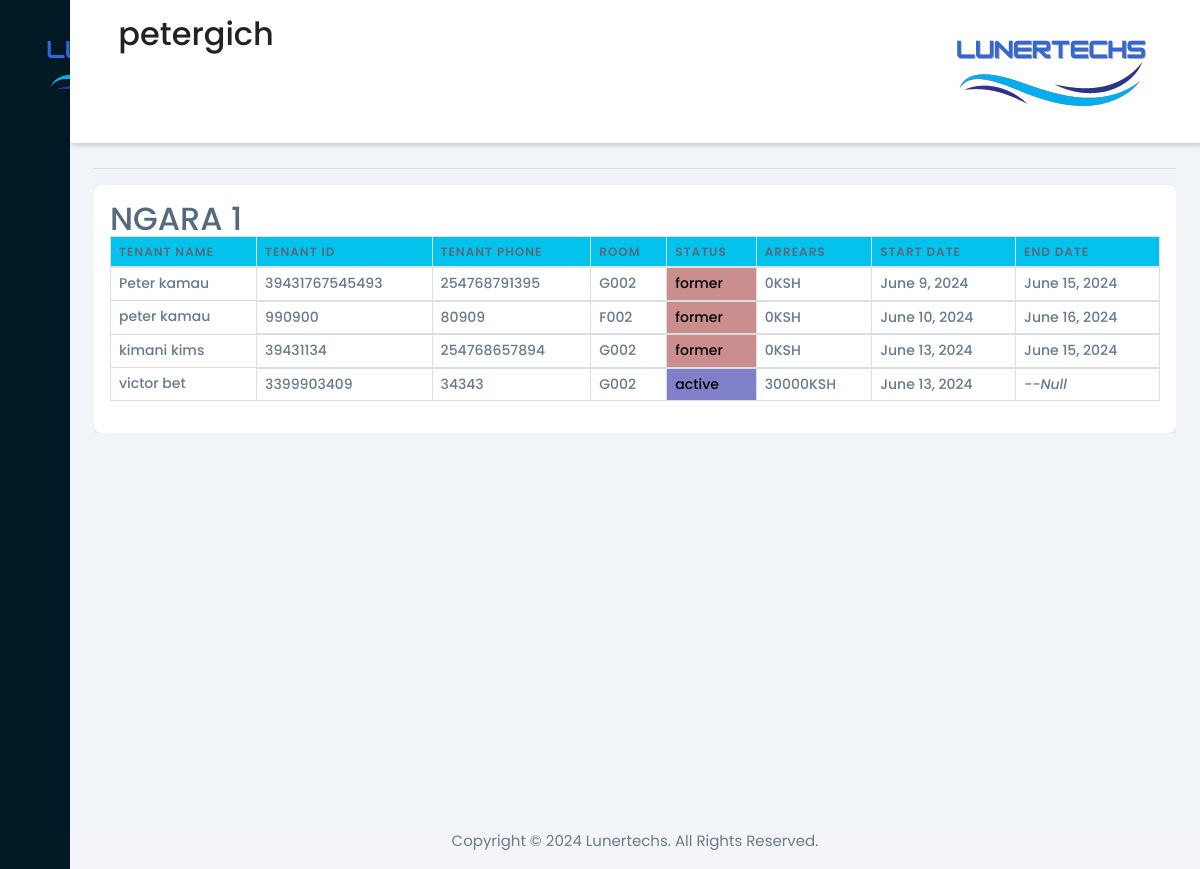
Page /tenants (signed in) on the earlier database version.
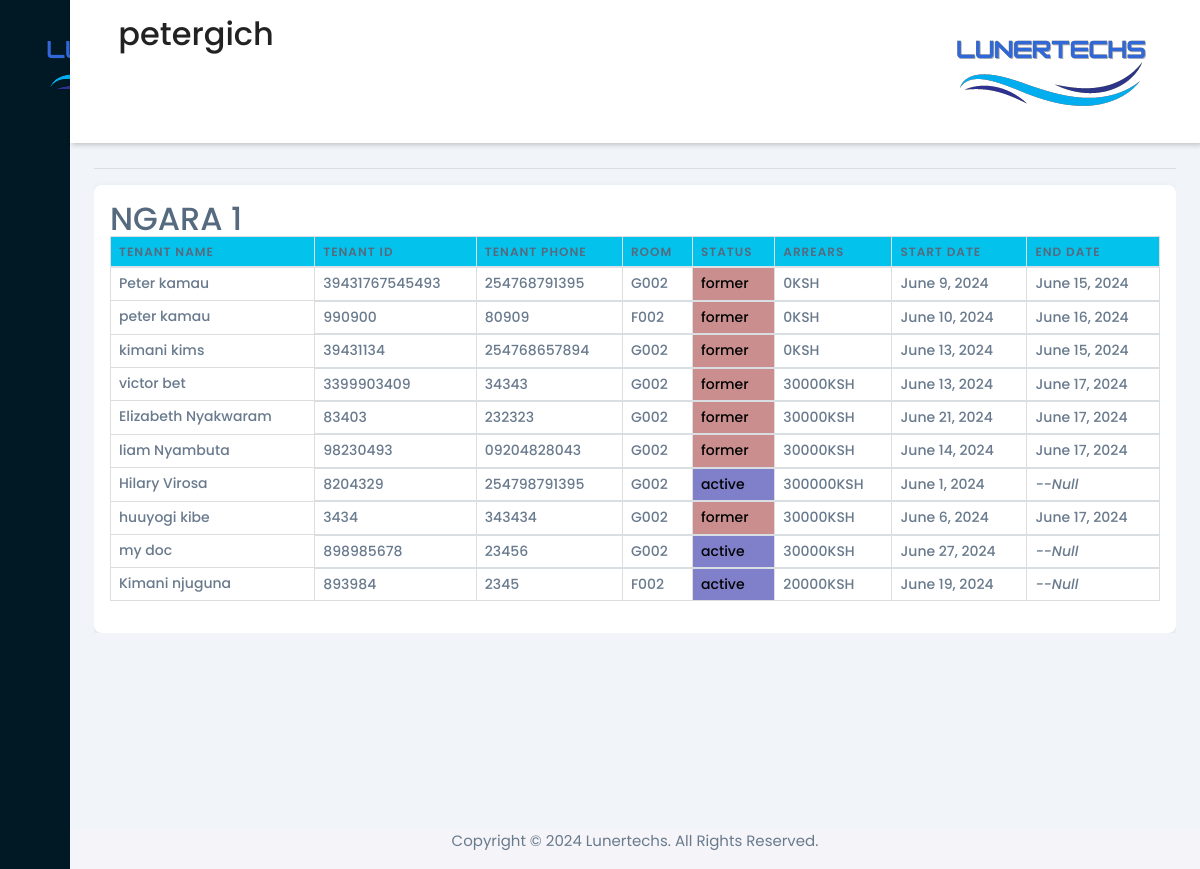
Same page on the later database version.
### rentalapp/models.py (models this page shows, shortened)
class House(models.Model):
    name = models.CharField(max_length=254, blank=False)
    owner = models.ForeignKey(Owner, null=True, on_delete=models.SET_NULL)
    cover_image = models.ImageField(upload_to='houses/')
    county = models.CharField(max_length=50)
    subcounty = models.CharField(max_length=50)
    ward = models.CharField(max_length=50)
    latitude = models.DecimalField(max_digits=9, decimal_places=6)
    longitude = models.DecimalField(max_digits=9, decimal_places=6)
    no_houses = models.IntegerField(default=0)
    no_floors=models.IntegerField(default=1)
    def __str__(self):
        return self.name

class Tenancy(models.Model):
    tenant = models.ForeignKey(Tenant, on_delete=models.CASCADE)
    is_current = models.BooleanField(default=True)
    start_date = models.DateField()
    end_date = models.DateField(null=True, blank=True)
    room = models.ForeignKey(Room, on_delete=models.SET_NULL, null=True, blank=True)
    last_charged=models.DateField(null=True)
    arrears=models.IntegerField(default=0)

class Tenant(models.Model):
    name = models.CharField(max_length=254)
    phone = models.CharField(max_length=50, unique=True)
    tenant_id = models.IntegerField(unique=True)
    user = models.ForeignKey(User, on_delete=models.SET_NULL, null=True)

class Room(models.Model):
    SINGLE_ROOM = 'single_room'
    BEDSITTER = 'bedsitter'
    ONE_BEDROOM = 'one_bedroom'
    TWO_BEDROOM = 'two_bedroom'
    THREE_BEDROOM = 'three_bedroom'
    FOUR_BEDROOM = 'four_bedroom'
    FIVE_BEDROOM = 'five_bedroom'
    TYPE_CHOICES = [
        (SINGLE_ROOM, 'Single Room'),
        (BEDSITTER, 'Bedsitter'),
        (ONE_BEDROOM, 'One Bedroom'),
        (TWO_BEDROOM, 'Two Bedroom'),
        (THREE_BEDROOM, 'Three Bedroom'),
        (FOUR_BEDROOM, 'Four Bedroom'),
        (FIVE_BEDROOM, 'Five Bedroom'),
    ]
    house = models.ForeignKey(House, on_delete=models.CASCADE)
    htype = models.CharField(max_length=20, choices=TYPE_CHOICES)
    house_number = models.CharField(max_length=50)
    DAILY = "daily"
    WEEKLY = "weekly"
    MONTHLY = "monthly"
    YEARLY = "yearly"
    RATE_CHOICES = [
        (DAILY, "Daily"),
        (WEEKLY, "Weekly"),
        (MONTHLY, "Monthly"),
        (YEARLY, "Yearly"),
    ]
    rate = models.CharField(max_length=50, choices=RATE_CHOICES)
    price = models.IntegerField(default=0)
    floor=models.CharField(max_length=50,default="ground")

### rentalapp/views.py (the view)
# urls.py: path("tenants",views.tenants,name="tenants"),
@login_required(login_url="ownerslogin")
def tenants(request):
    if isowner(request):
        owner=Owner.objects.get(user=request.user)
        o_houses=owner_houses(owner)
        housetenants=[]
        for house in o_houses:
            tenants=htenants(house,"all")
            if tenants:
                housetenants.append({"house":house,"tenants":tenants})
        if housetenants !=[]:
            return render(request,"tenants.html",{"objects":housetenants})
        else:
             return render(request,"tenants.html")
    else:
        logout(request)
        return redirect("ownerslogin")

### rentalapp/views.py (called while the page is built, shortened)
def owner_houses(user):
    if House.objects.filter(owner=user).exists():
        return House.objects.filter(owner=user)
    else:
        return None

def isowner(request):
    try:
        owner=Owner.objects.get(user=request.user)
        return Owner.objects.get(user=request.user)
    except:
        return False

def htenants(house,cat):
    if cat=="all":
        if Tenancy.objects.filter(room__house__name=house).exists():
            return Tenancy.objects.filter(room__house__name=house)
        else:
            return False

### templates/tenants.html (shortened to what the changed rows need)
{% load static %}
<!DOCTYPE html>
<html lang="en">
  <head>
    <link href="https://maxcdn.bootstrapcdn.com/bootstrap/4.5.2/css/bootstrap.min.css" rel="stylesheet">
    <link href="https://stackpath.bootstrapcdn.com/bootstrap/4.5.2/css/bootstrap.min.css" rel="stylesheet">
    <link
      rel="stylesheet"
      href="https://maxst.icons8.com/vue-static/landings/line-awesome/line-awesome/1.3.0/css/line-awesome.min.css"
    />
    <link rel="stylesheet" href="https://cdnjs.cloudflare.com/ajax/libs/font-awesome/6.0.0-beta3/css/all.min.css">
    <link href="https://maxcdn.bootstrapcdn.com/bootstrap/4.5.2/css/bootstrap.min.css" rel="stylesheet">
    <link href="https://stackpath.bootstrapcdn.com/bootstrap/4.5.2/css/bootstrap.min.css" rel="stylesheet">
    <link
      rel="stylesheet"
      href="https://maxst.icons8.com/vue-static/landings/line-awesome/line-awesome/1.3.0/css/line-awesome.min.css"
    />
    <link rel="stylesheet" href="https://unpkg.com/leaflet/dist/leaflet.css" />
    <link href="{% static 'styles.css' %}" rel="stylesheet" />
    <link href="{% static 'core.css' %}" rel="stylesheet" />
  </head>
  <body>
    <div class="sidebar">
      <div class="sidebar-brand">
        <h2>
        </h2>
      </div>
    </div>
    <div class="main-content">
      <header>
        <h2>
          <label for="nav-toggle">
            <span class="las la-bars"></span>
          </label>
          {{ request.user.username }}
        </h2>
      </header>
      <main style="margin-top:15vh;">
        <div class="scrollable-table">
          {% for house in objects%}
          <hr>
          <div style="min-width:max-content;"class="card p-3 ">
          <h2>{{house.house.name}}
          <table class="table">
            <thead>
              <tr class="bg-info">
                <th>TENANT NAME</th>
                <th>TENANT ID</th>
                <th>TENANT PHONE</th>
                <th>ROOM</th>
                <th>STATUS</th>
                <th>ARREARS</th>
                <th>START DATE</th>
                <th>END DATE</th>
              </tr>
            </thead>
            <tbody>
              {% for tenant in house.tenants %}
               <tr class="table rooms-row" onclick="popup({{tenant.tenant.id}})">
                <td style="font-size:14px">{{tenant.tenant.name}}</td>
                <td style="font-size:14px">{{tenant.tenant.tenant_id}}</td>
                <td style="font-size:14px">{{tenant.tenant.phone}}</td>
                <td style="font-size:14px">{{tenant.room.house_number}}</td>
                {% if tenant.is_current%}
                <td style="color:black;font-size:14px;background-color:rgba(0,0,150,0.5);">active</td>
                {% else %}
                <td style="color:black;font-size:14px;background-color:rgba(150,30,30,0.5);">former</td>
                {% endif%}
                <td style="font-size:14px">{{tenant.arrears}}KSH</td>
                <td style="font-size:14px">{{tenant.start_date}}</td>
                {% if tenant.end_date == Null%}
                <td style="font-size:14px;font-style:italic;">--Null</td>
                {% else%}
                <td style="font-size:14px">{{tenant.end_date}}</td>
                {% endif%}
              </tr>
              {% endfor %}
            </tbody>
          </table>
        </div>
          {% endfor %}
        </div>
      </main>
    </div>
  </body>
</html>

Differences in the rows shown:
changed Tenancy "victor bet": end_date (not shown) → "June 17, 2024"; is_current "active" → "former"; no longer shows "--Null"
added Tenancy: tenant.name "Elizabeth Nyakwaram", tenant.tenant_id "83403", tenant.phone "232323", room.house_number "G002", is_current "former", arrears "30000", start_date "June 21, 2024", end_date "June 17, 2024"
added Tenancy: tenant.name "liam Nyambuta", tenant.tenant_id "98230493", tenant.phone "09204828043", room.house_number "G002", is_current "former", arrears "30000", start_date "June 14, 2024", end_date "June 17, 2024"
added Tenancy: tenant.name "Hilary Virosa", tenant.tenant_id "8204329", tenant.phone "254798791395", room.house_number "G002", is_current "active", arrears "300000", start_date "June 1, 2024", shows "--Null"
added Tenancy: tenant.name "huuyogi kibe", tenant.tenant_id "3434", tenant.phone "343434", room.house_number "G002", is_current "former", arrears "30000", start_date "June 6, 2024", end_date "June 17, 2024"
added Tenancy: tenant.name "my doc", tenant.tenant_id "898985678", tenant.phone "23456", room.house_number "G002", is_current "active", arrears "30000", start_date "June 27, 2024", shows "--Null"
added Tenancy: tenant.name "Kimani njuguna", tenant.tenant_id "893984", tenant.phone "2345", room.house_number "F002", is_current "active", arrears "20000", start_date "June 19, 2024", shows "--Null"
